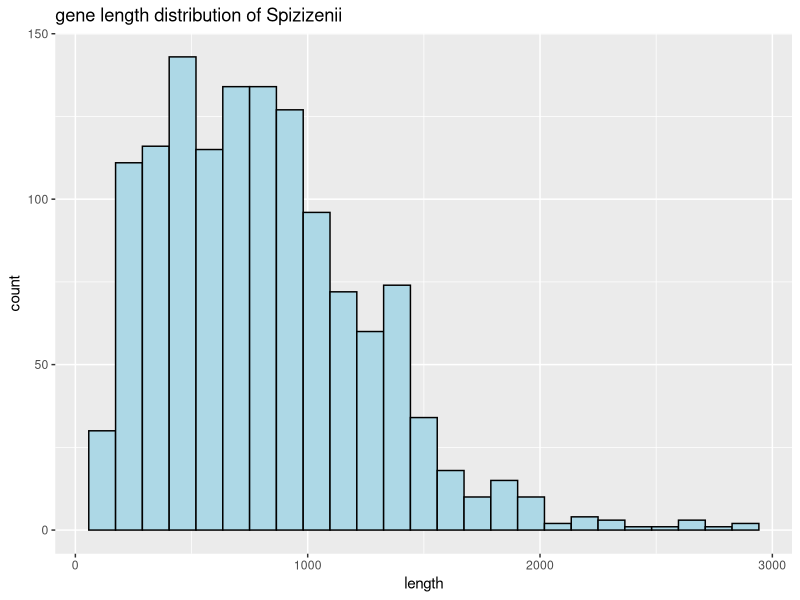
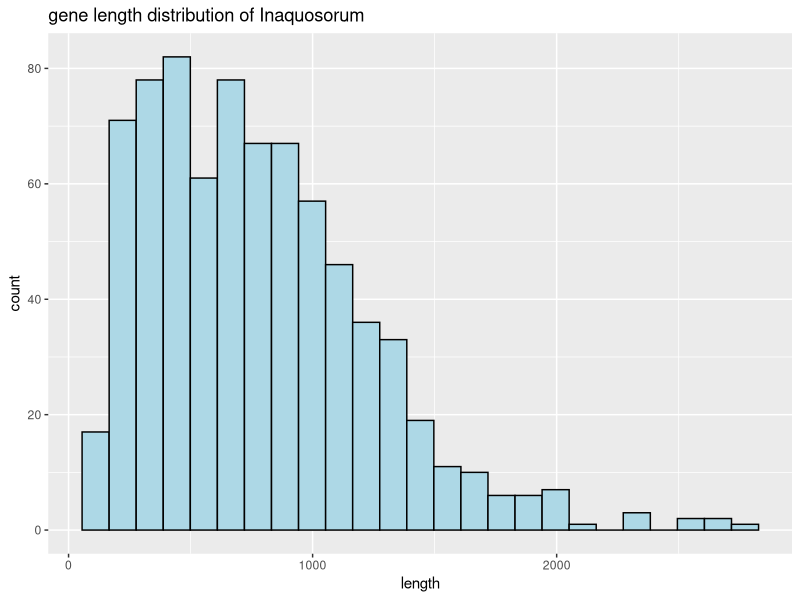
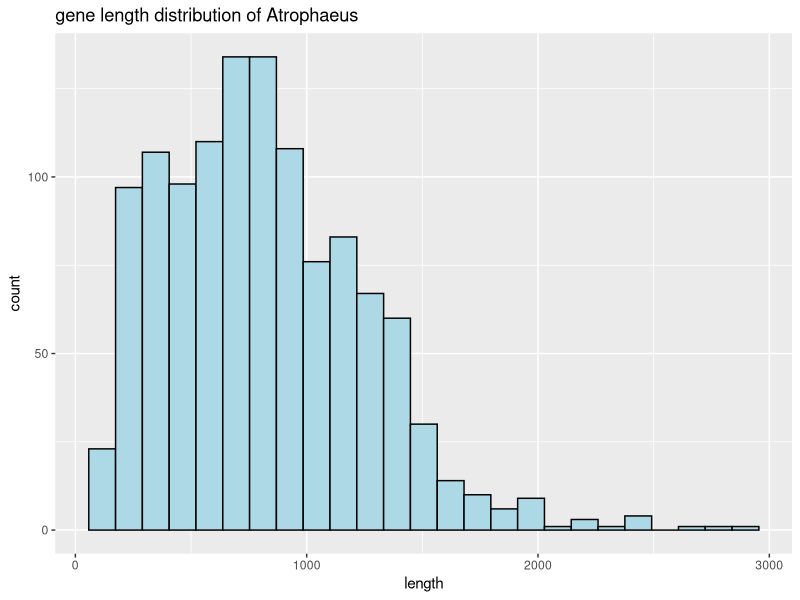

Write R code to recreate these figures, in order.
library(ggplot2)

#### sp ####
sp_length_data <- read.csv("sp_gene_length.csv")
sp_length_data$length[sp_length_data$length >= 3000] <- NA
sp_length_data <- na.omit(sp_length_data)

# ggplot(data=length_data, aes(x=length))+
#   geom_histogram(aes(y=..density..), bins = 30)+
#   geom_density(alpha=.2, fill="#FF6666") 

ggplot(data=sp_length_data)+
  geom_histogram(aes(x=length), 
                 color="black", fill="lightblue",
                 bins = 25)+
  ggtitle("gene length distribution of Spizizenii")

#### ia ####
ia_length_data <- read.csv("ia_gene_length.csv")
ia_length_data$length[ia_length_data$length >= 3000] <- NA
ia_length_data <- na.omit(ia_length_data)

# ggplot(data=length_data, aes(x=length))+
#   geom_histogram(aes(y=..density..), bins = 30)+
#   geom_density(alpha=.2, fill="#FF6666") 

ggplot(data=ia_length_data)+
  geom_histogram(aes(x=length),
                 color="black", fill="lightblue",
                 bins = 25)+
  ggtitle("gene length distribution of Inaquosorum")

#### ap ####
ap_length_data <- read.csv("ap_gene_length.csv")
ap_length_data$length[ap_length_data$length >= 3000] <- NA
ap_length_data <- na.omit(ap_length_data)

# ggplot(data=length_data, aes(x=length))+
#   geom_histogram(aes(y=..density..), bins = 30)+
#   geom_density(alpha=.2, fill="#FF6666") 

ggplot(data=ap_length_data)+
  geom_histogram(aes(x=length),
                 color="black", fill="lightblue", bins = 25)+
  ggtitle("gene length distribution of Atrophaeus")
